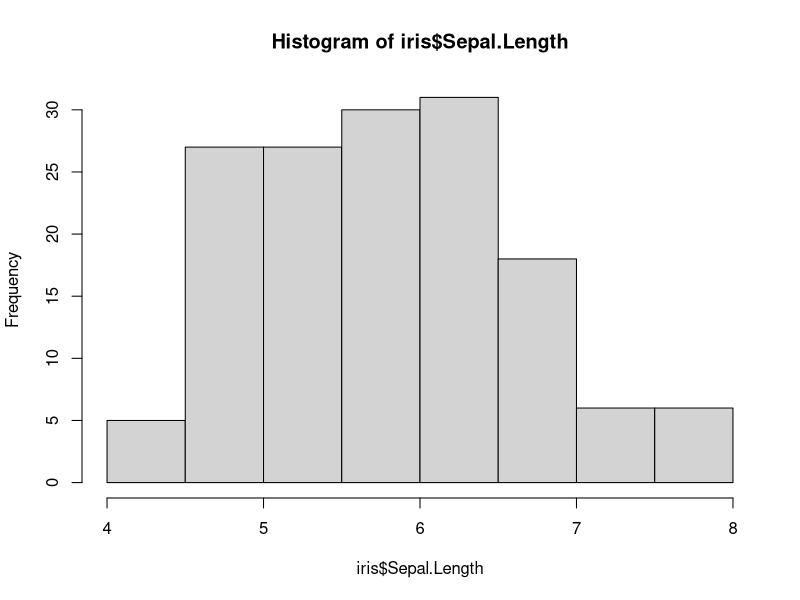
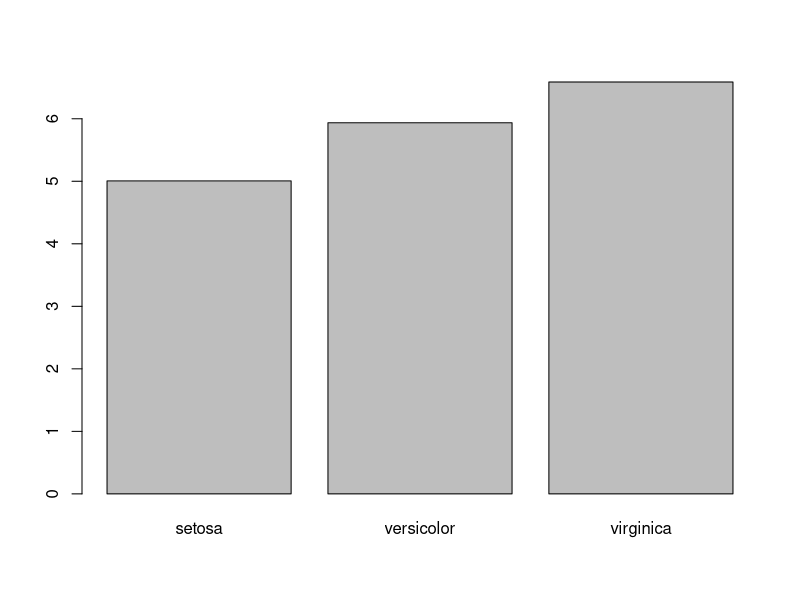
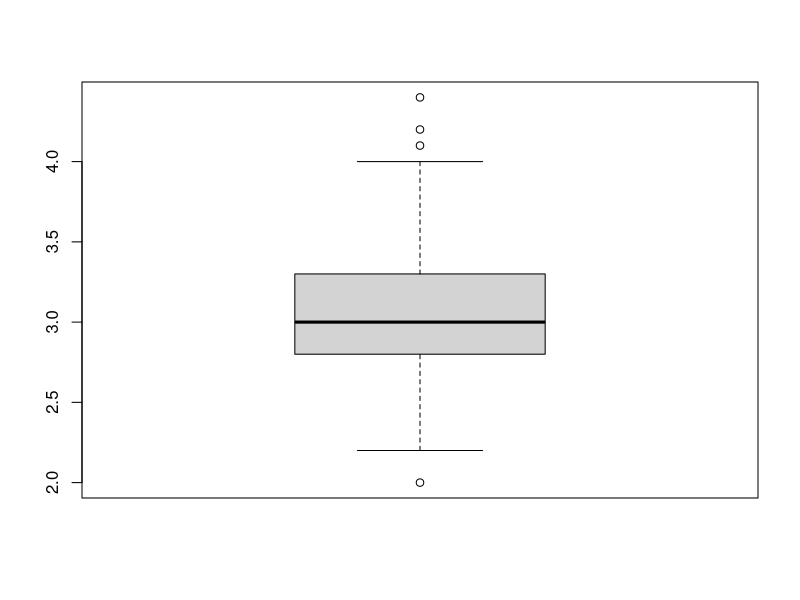
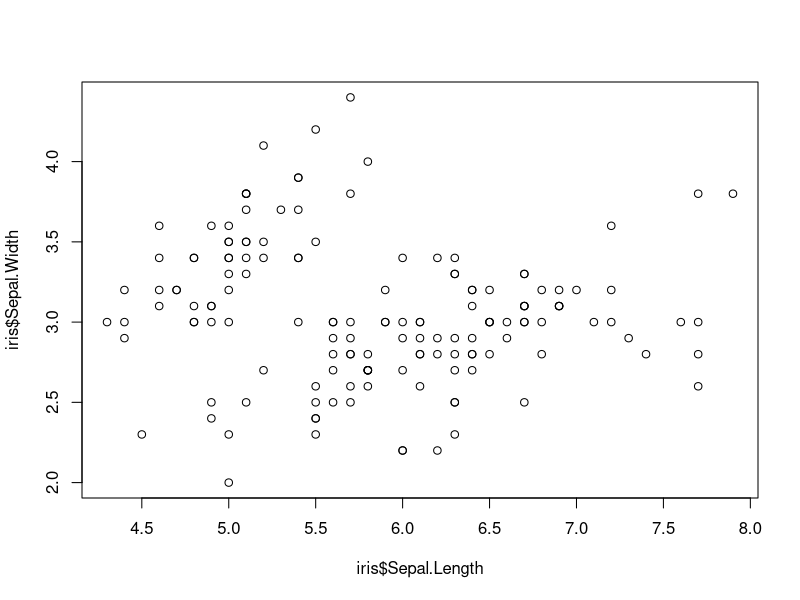
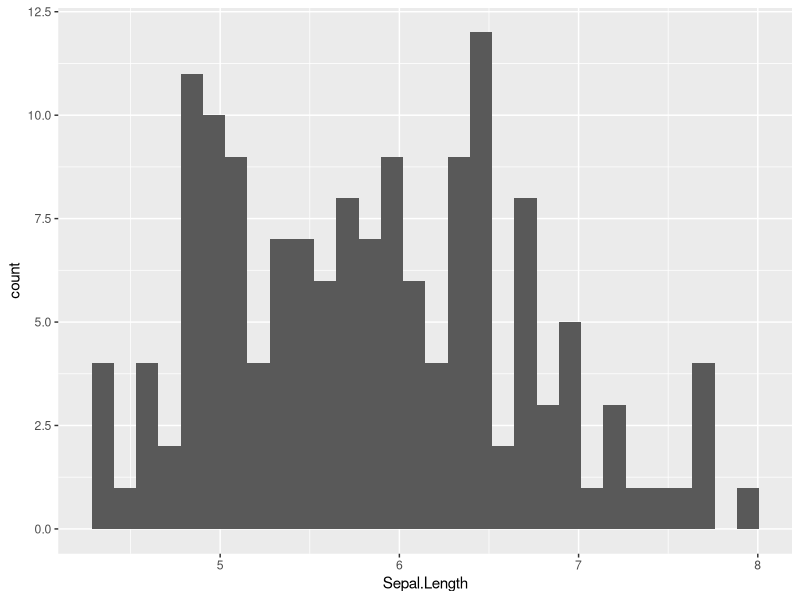
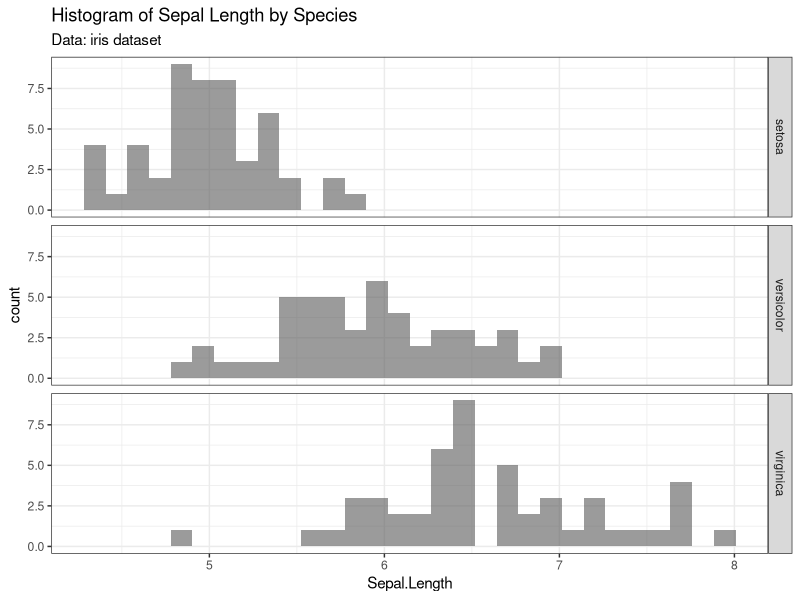
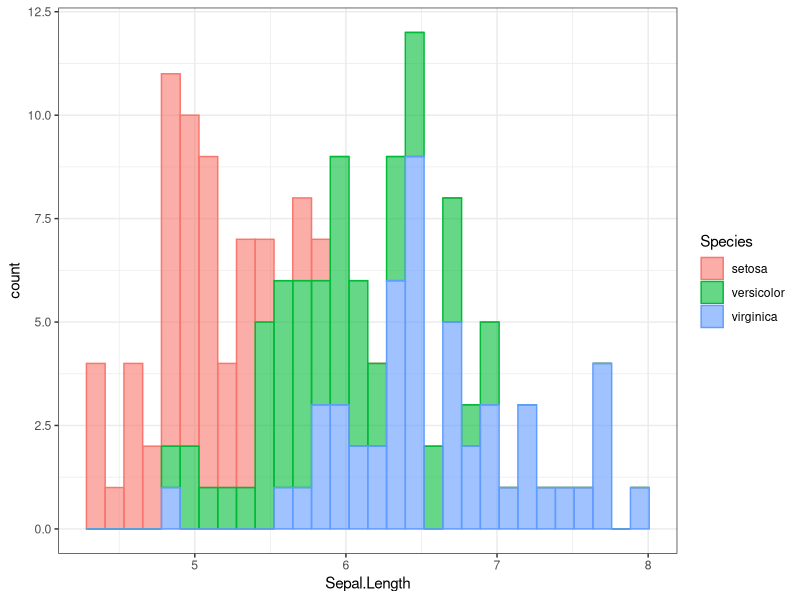
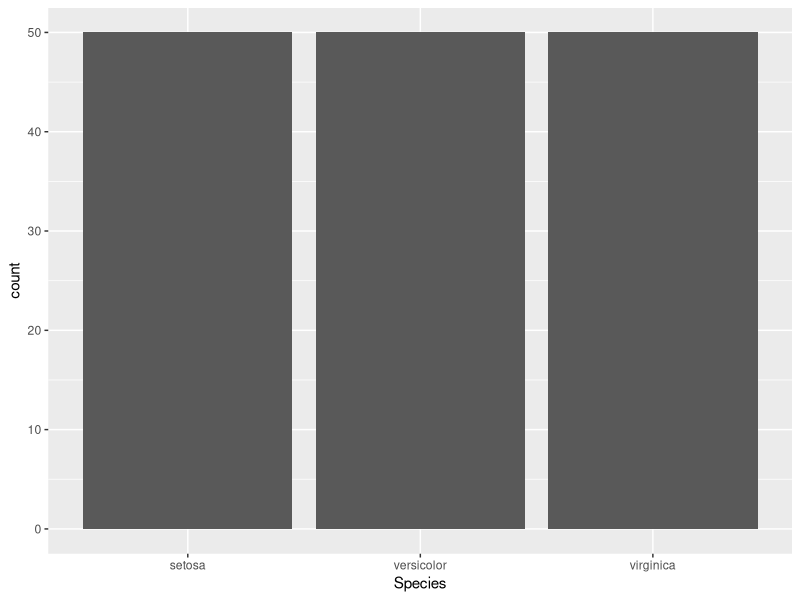

Generate these figures, in order, with R:
# Basic plots
# Author: Tengku Muhd Hanis Mokhtar
# Date: 12-11-2026

# Packages ----------------------------------------------------------------

library(tidyverse)


# Data --------------------------------------------------------------------

glimpse(iris)


# Plot in Base R ----------------------------------------------------------

# Read this part on your own 
# Use ? or any LLM to understand the code

## 1) Histogram ----
hist(iris$Sepal.Length)

## 2) Bar plot ----
dat <- 
  iris %>% 
  group_by(Species) %>% 
  summarise(mean_Sepal.Length = mean(Sepal.Length))

barplot(height = dat$mean_Sepal.Length, names = dat$Species)

## 3) Box plot ----
bx_plt <- boxplot(iris$Sepal.Width)
bx_plt$out

boxplot.stats(iris$Sepal.Width)

## 4) Scatter plot ----
plot(iris$Sepal.Length, iris$Sepal.Width)


# ggplot2 -----------------------------------------------------------------

## 1) histogram ----
ggplot(data = iris, aes(x = Sepal.Length)) +
  geom_histogram()

# Advanced histogram
ggplot(data = iris, aes(x = Sepal.Length)) +
  geom_histogram(alpha = 0.6) +
  facet_grid(rows = vars(Species)) +
  theme_bw() +
  labs(title = "Histogram of Sepal Length by Species", subtitle = "Data: iris dataset")
  
ggplot(data = iris, aes(x = Sepal.Length, fill = Species, color = Species)) +
  geom_histogram(alpha = 0.6) +
  theme_bw()

## 2) Bar plot ----
ggplot(data = iris, aes(x = Species)) +
    geom_bar()

## 3) Box plot ----
bx_ggplot <- 
    ggplot(data = iris, aes(y = Sepal.Width)) +
    geom_boxplot()
bx_ggplot

boxplot.stats(iris$Sepal.Width)

# Advanced box plot
ggplot(data = iris, aes(x = Species, y = Sepal.Width)) +
  geom_boxplot()

ggplot(data = iris, aes(y = Sepal.Width)) +
  geom_boxplot() +
  facet_grid(cols = vars(Species))

## 4) Scatter plot ----
ggplot(data = iris, aes(x = Sepal.Length, y = Sepal.Width)) +
  geom_point() 

# Advanced scatter plot
ggplot(data = iris, aes(x = Sepal.Length, y = Sepal.Width, color = Species)) +
  geom_point() +
  geom_smooth() +
  theme_bw()

ggplot(data = iris, aes(x = Sepal.Length, y = Sepal.Width)) +
  geom_point() +
  geom_smooth() +
  facet_grid(rows = vars(Species)) +
  theme_bw()


# Save a plot ------------------------------------------------------------

# Create a plot
hist_plot <- 
  ggplot(data = iris, aes(x = Sepal.Length)) +
  geom_histogram()
hist_plot

# Save the plot
jpeg("histogram plot.jpeg", width = 480, height = 480, quality = 50)
hist_plot
dev.off()

#png(), tiff()
